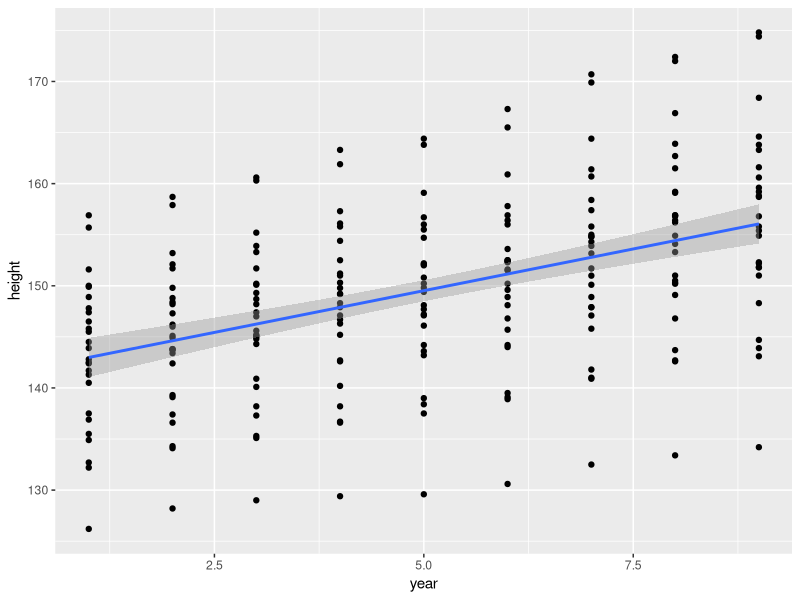
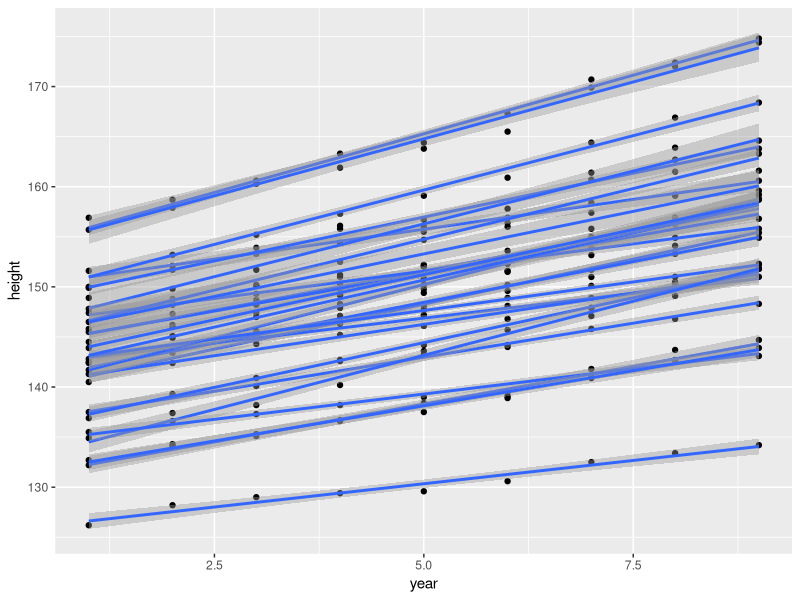

The R script that drew these images, in order:
library(ggplot2)
library(nlme)
oxboys <- read.csv('oxboys.csv')
attach(oxboys)

ggplot(oxboys, aes(x=year, y=height)) + geom_point() + stat_smooth(method="lm")

ggplot(oxboys, aes(x=year, y=height, group=id)) + geom_point() + stat_smooth(method="lm")

#split on first 2 years
oxboys.train <- subset(oxboys, year < 3)
oxboys.test <- subset(oxboys, year >= 3)

#global
global_lm <- lm(height~year,data=oxboys.train)
predict_global_lm <- predict(global_lm,newdata=oxboys.test)
mean((predict_global_lm-oxboys.test$height)^2)

#local
for( key in unique(oxboys.train$id)){
  oxboys.train.ind <- subset(oxboys.train, id==key)
  oxboys.test.ind <- subset(oxboys.test, id==key)
  local_lm <- lm(height~year,data=oxboys.train.ind)
  predict_local_lm <- predict(local_lm,newdata=oxboys.test.ind)
  local_mse <- mean((predict_local_lm-oxboys.test.ind$height)^2)
  print(cat('ID: ',oxboys.train.ind$id,', MSE: ',local_mse))
}

#multilevel
mlm.obj <- lme(height~year, data=oxboys.train, random=list(id=pdDiag(~year)))
predict_mlm <- predict(mlm.obj, newdata=oxboys.test, level=1)
mlm_mse <- mean((predict_mlm-oxboys.test$height)^2)
print(mlm_mse)

#split on first 6 years
oxboys.train <- subset(oxboys, year < 7)
oxboys.test <- subset(oxboys, year >= 7)

#global
global_lm <- lm(height~year,data=oxboys.train)
predict_global_lm <- predict(global_lm,newdata=oxboys.test)
mean((predict_global_lm-oxboys.test$height)^2)

#local
for( key in unique(oxboys.train$id)){
  oxboys.train.ind <- subset(oxboys.train, id==key)
  oxboys.test.ind <- subset(oxboys.test, id==key)
  local_lm <- lm(height~year,data=oxboys.train.ind)
  predict_local_lm <- predict(local_lm,newdata=oxboys.test.ind)
  local_mse <- mean((predict_local_lm-oxboys.test.ind$height)^2)
  print(cat('ID: ',oxboys.train.ind$id,', MSE: ',local_mse))
}

#multilevel
mlm.obj <- lme(height~year, data=oxboys.train, random=list(id=pdDiag(~year)))
predict_mlm <- predict(mlm.obj, newdata=oxboys.test, level=1)
mlm_mse <- mean((predict_mlm-oxboys.test$height)^2)
print(mlm_mse)
